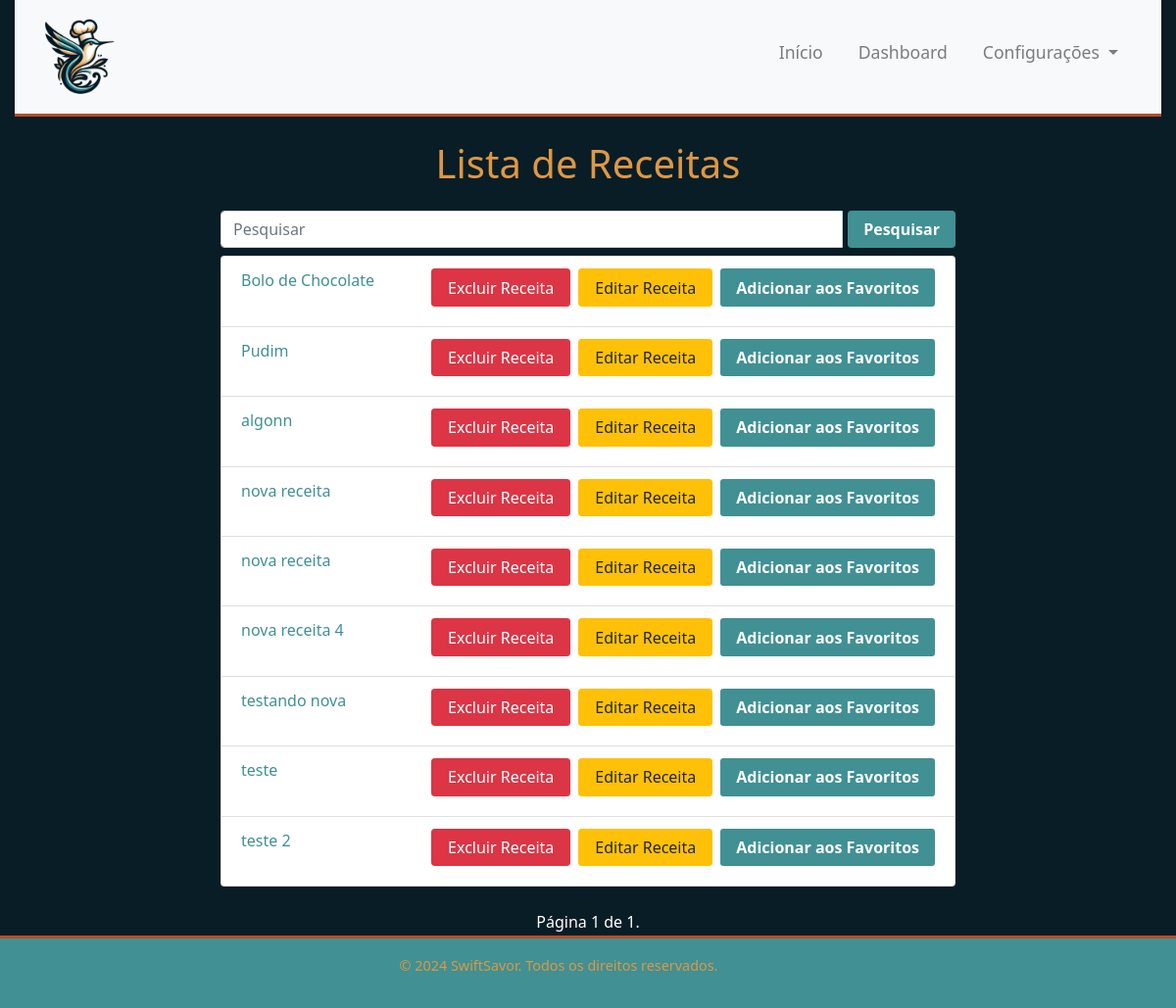
The app's page /recipes/ (signed in), older data.
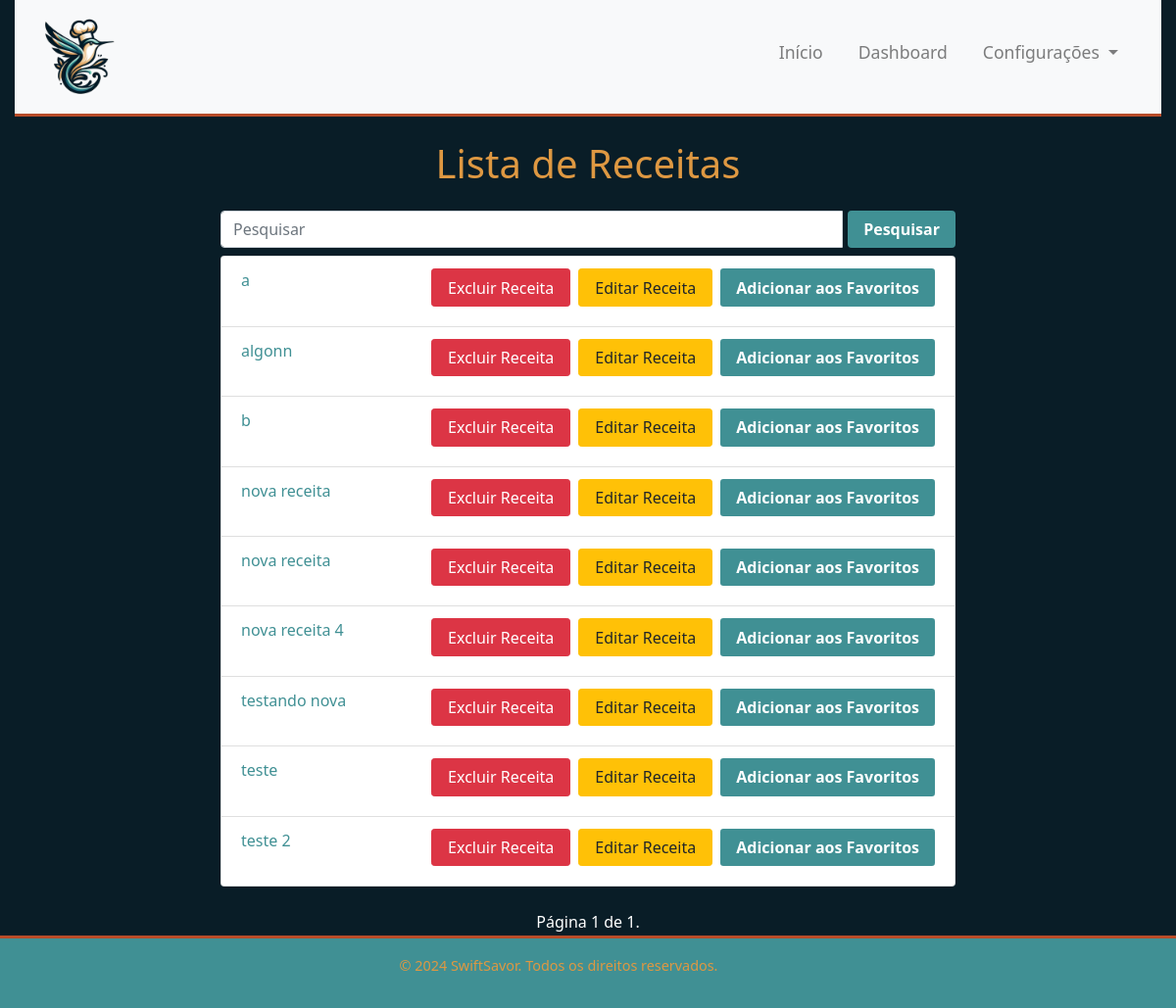
The same page, newer data.
### recipes/models.py (models this page shows, shortened)
class Receita(models.Model):
    nome = models.CharField(max_length=200)
    ingredientes = models.ManyToManyField(Ingrediente)
    instruções = models.TextField()
    usuario = models.ForeignKey(User, on_delete=models.SET_NULL, null=True, blank=True)
    data_cadastro = models.DateField(auto_now_add=False, default=timezone.now)
    aprovada = models.BooleanField(default=False)

### recipes/views.py (the view)
# urls.py: path('', views.lista_receitas, name='lista_receitas'),
@login_required
def lista_receitas(request):
    form_pesquisa = PesquisaReceitaForm(request.GET)
    receitas = Receita.objects.filter(aprovada=True)
    if form_pesquisa.is_valid():
        termo_pesquisa = form_pesquisa.cleaned_data['pesquisa']
        receitas = receitas.filter(nome__icontains=termo_pesquisa)
    receitas = receitas.order_by('nome')
    paginator = Paginator(receitas, 10)
    page = request.GET.get('page')
    try:
        receitas = paginator.page(page)
    except PageNotAnInteger:
        receitas = paginator.page(1)
    except EmptyPage:
        receitas = paginator.page(paginator.num_pages)
    return render(request, 'recipes/lista_receitas.html', {'receitas': receitas, 'form_pesquisa': form_pesquisa})

### recipes/forms.py
class PesquisaReceitaForm(forms.Form):
    pesquisa = forms.CharField(max_length=100, required=False, label='Pesquisar')

### recipes/templates/recipes/lista_receitas.html (shortened to what this page needs)
{% extends 'main/base.html' %}
{% block content %}
    <div class="container-fluid mt-4">
        <div class="row justify-content-center">
            <div class="col-lg-8">
                <h1 class="mb-4 text-center">Lista de Receitas</h1>
                <form method="get" action="{% url 'lista_receitas' %}" class="form-group-listar">
                    <div class="input-group d-flex">
                        <input type="text" name="pesquisa" id="id_pesquisa" class="form-control" placeholder="Pesquisar">
                        <button type="submit" class="btn btn-primary">Pesquisar</button>
                    </div>
                </form>
                <ul class="list-group">
                    {% for receita in receitas %}
                        <li class="list-group-item">
                            <a href="{% url 'detalhes_receita' receita.id %}">{{ receita.nome }}</a>
                            <a href="{% url 'favorites:adicionar_favoritos' receita.id %}" class="btn btn-primary btn-sm float-right">Adicionar aos Favoritos</a>
                            {% if user.is_authenticated and user.is_staff %}
                                <a href="{% url 'editar_receita' receita.id %}" class="btn btn-warning btn-sm float-right mr-2">Editar Receita</a>
                                <form method="post" action="{% url 'excluir_receita' receita.id %}" class="d-inline">
                                    <button type="submit" class="btn btn-danger btn-sm float-right mr-2">Excluir Receita</button>
                                </form>
                            {% endif %}
                        </li>
                    {% endfor %}
                </ul>
                <div class="pagination justify-content-center mt-4">
                    <span class="step-links">
                        <span class="current">
                            Página {{ receitas.number }} de {{ receitas.paginator.num_pages }}.
                        </span>
                    </span>
                </div>
            </div>
        </div>
    </div>
{% endblock %}

Row changes from the older to the newer data that the page shows:
removed Receita: nome "Bolo de Chocolate"
removed Receita: nome "Pudim"
added Receita: nome "a"
added Receita: nome "b"
